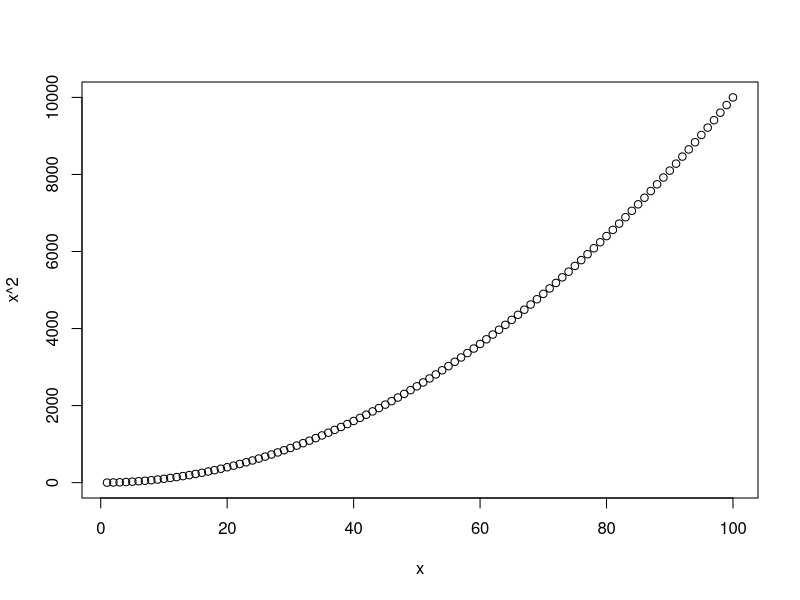
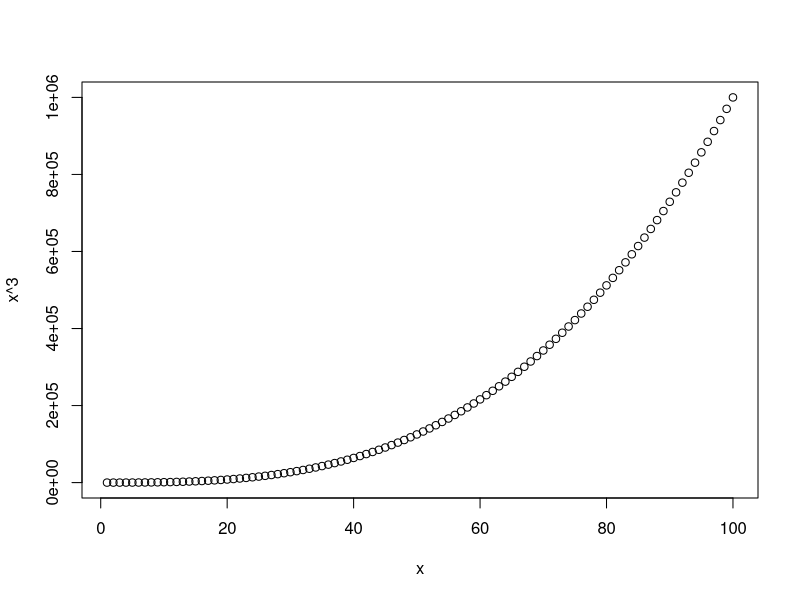
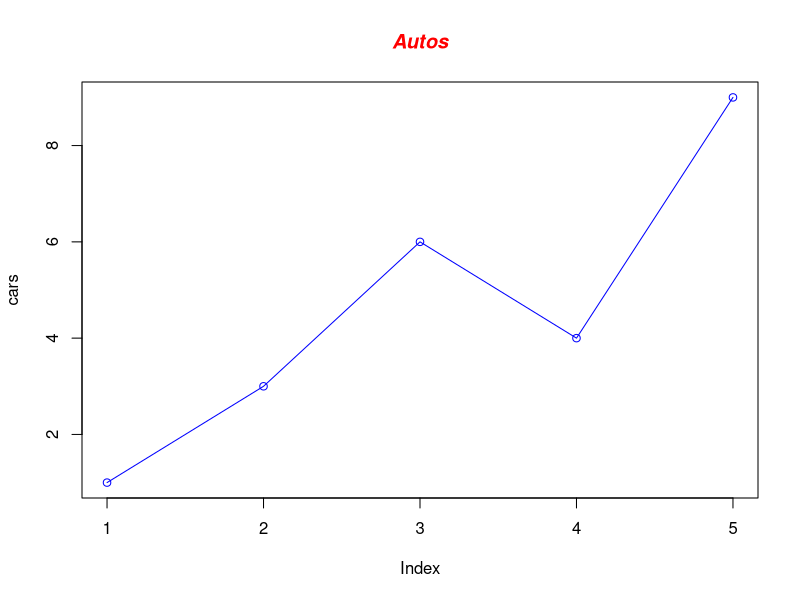
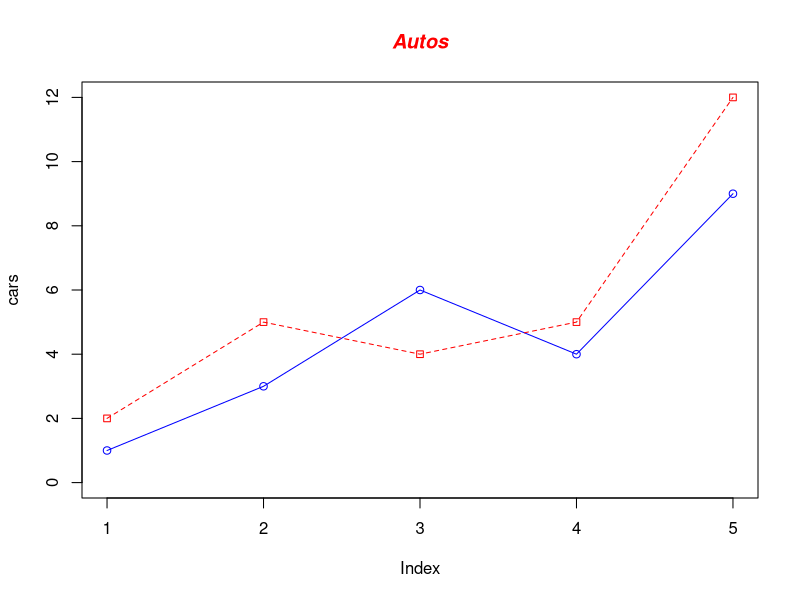

Source code (R) for these figures, in order:
# Question-1: Exercise: Explore the relationship between the following, where x contains numbers
# from 1 to 100:
x <- c(1:100)
y <- 1
x
plot(x, x^2)
plot(x, x^3)



# Question-2:: First we'll produce a very simple graph using the values in the car vector:


cars <- c(1, 3, 6, 4, 9)
# Graph the car vector with all defaults plot(cars)
plot(cars, type="o", col="blue")
# Create a title with a red, bold/italic font title(main="Autos", col.main='red',font.main=4)
title(main="Autos", col.main="red", font.main=4)

# Define 2 vectors cars<-c(1,3,6,4,9)trucks<-c(2,5,4,5,12)
cars <- c(1, 3, 6, 4, 9)
trucks <- c(2, 5, 4, 5, 12)
# Graphs cars using a y-axis that ranges from 0 to 12
plot(cars, type="o",col="blue", ylim=c(0,12) )
# Graph trucks with red dashed line and square points
lines(trucks, type="o",col="red",pch=22,lty=2 )
# Create a title with a red ,bold/italic font
title(main="Autos", col.main="red", font.main = 4)








